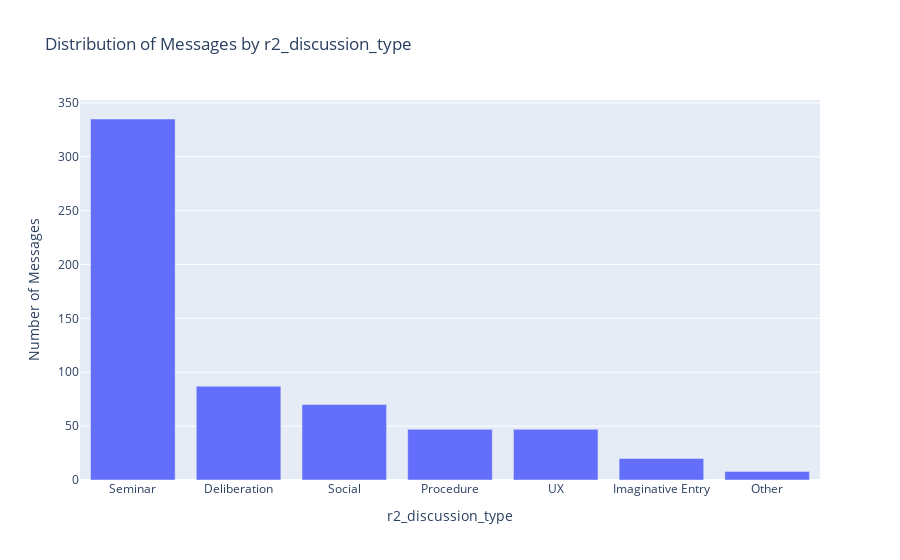
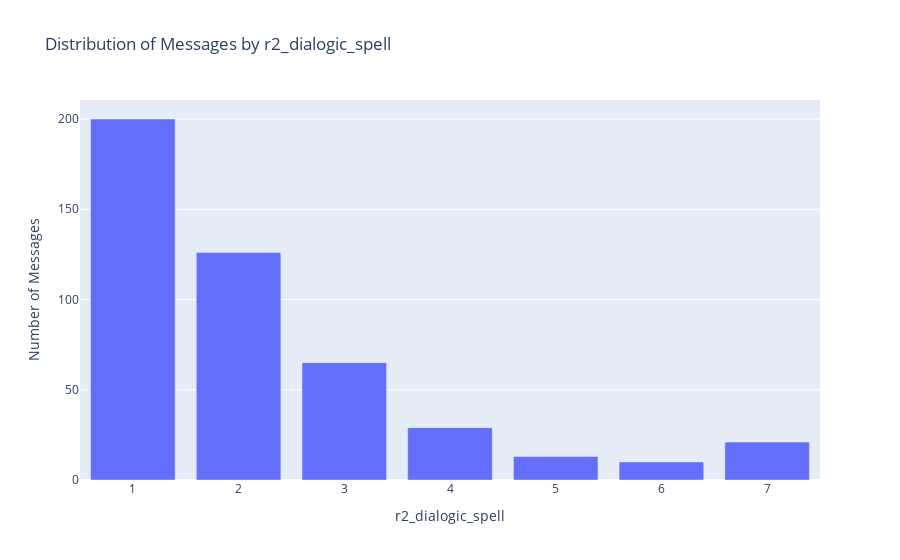

Notebook code cell kept with these figures, in order:
### Code cell
# Define the columns for which you want to create plots
columns_to_plot = ['r2_discussion_type', 'r2_dialogic_spell', 'r2_uptake', 'r2_question', 'from_pivot', 'to_pivot']

# Create plots for each category
for column in columns_to_plot:
    # Replace NaN values with 'None' for categorical columns
    data[column] = data[column].fillna('None')
    
    # Count the number of messages per category
    message_counts_by_category = data[column].value_counts()
    
    # Create a bar chart using Plotly Express
    fig = px.bar(x=message_counts_by_category.index, y=message_counts_by_category.values, 
                 labels={'x': column, 'y': 'Number of Messages'},
                 title=f'Distribution of Messages by {column}')
    fig.show()

### Figure 1 — Plotly figure (JSON) as saved in the notebook; plotly's stock layout.template omitted (floating-point values rounded to 4 significant figures)
{"data": [{"alignmentgroup": "True", "hovertemplate": "r2_discussion_type=%{x}<br>Number of Messages=%{y}<extra></extra>", "legendgroup": "", "marker": {"color": "#636efa", "pattern": {"shape": ""}}, "name": "", "offsetgroup": "", "orientation": "v", "showlegend": false, "textposition": "auto", "type": "bar", "x": ["Seminar", "Deliberation", "Social", "Procedure", "UX", "Imaginative Entry", "Other"], "xaxis": "x", "y": [335, 87, 70, 47, 47, 20, 8], "yaxis": "y"}], "layout": {"barmode": "relative", "legend": {"tracegroupgap": 0}, "title": {"text": "Distribution of Messages by r2_discussion_type"}, "xaxis": {"anchor": "y", "domain": [0, 1], "title": {"text": "r2_discussion_type"}}, "yaxis": {"anchor": "x", "domain": [0, 1], "title": {"text": "Number of Messages"}}}}

### Figure 2 — Plotly figure (JSON) as saved in the notebook; plotly's stock layout.template omitted (floating-point values rounded to 4 significant figures)
{"data": [{"alignmentgroup": "True", "hovertemplate": "r2_dialogic_spell=%{x}<br>Number of Messages=%{y}<extra></extra>", "legendgroup": "", "marker": {"color": "#636efa", "pattern": {"shape": ""}}, "name": "", "offsetgroup": "", "orientation": "v", "showlegend": false, "textposition": "auto", "type": "bar", "x": [1, "None", 2, 3, 4, 7, 5, 6], "xaxis": "x", "y": [200, 150, 126, 65, 29, 21, 13, 10], "yaxis": "y"}], "layout": {"barmode": "relative", "legend": {"tracegroupgap": 0}, "title": {"text": "Distribution of Messages by r2_dialogic_spell"}, "xaxis": {"anchor": "y", "domain": [0, 1], "title": {"text": "r2_dialogic_spell"}}, "yaxis": {"anchor": "x", "domain": [0, 1], "title": {"text": "Number of Messages"}}}}
